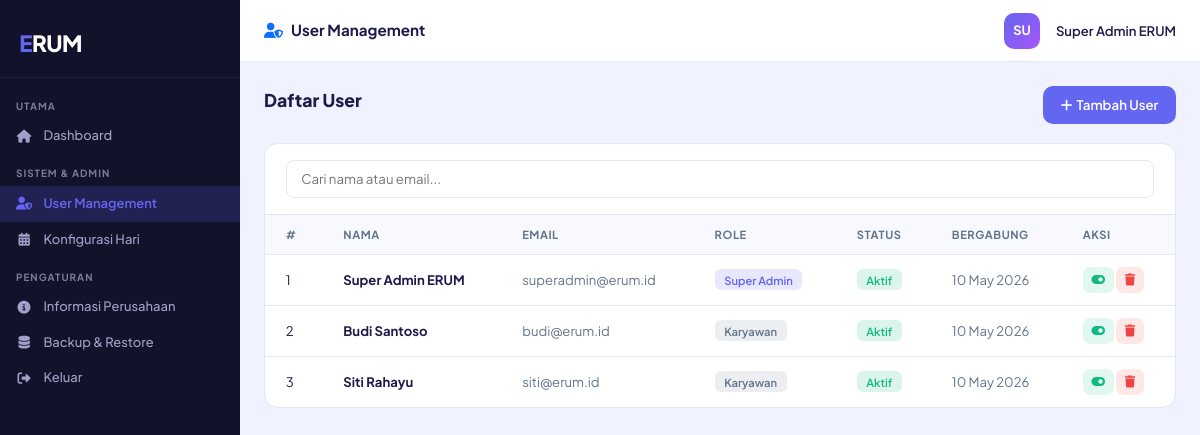
The app's page /api/user_management.php (signed in) with its own data.
### tables this page shows
CREATE TABLE IF NOT EXISTS users (
    id          BIGINT       NOT NULL AUTO_INCREMENT,
    nama        VARCHAR(100) NOT NULL,
    email       VARCHAR(150) NOT NULL UNIQUE,
    password    VARCHAR(255) NOT NULL,
    role        ENUM('superadmin','user') NOT NULL DEFAULT 'user',
    status      ENUM('aktif','nonaktif') NOT NULL DEFAULT 'aktif',
    foto        VARCHAR(255) DEFAULT NULL,
    telepon     VARCHAR(20)  DEFAULT NULL,
    created_at  DATETIME     NOT NULL DEFAULT CURRENT_TIMESTAMP,
    updated_at  DATETIME     NOT NULL DEFAULT CURRENT_TIMESTAMP ON UPDATE CURRENT_TIMESTAMP,
    PRIMARY KEY (id),
    KEY idx_email (email),
    KEY idx_role  (role),
    KEY idx_status (status)
);

### api/user_management.php (the view, shortened to what this page needs)
<?php
$db = getDB();
$adminNama = $_SESSION['nama'];
?>
<!DOCTYPE html>
<html lang="id">
<head>
  <link href="https://cdnjs.cloudflare.com/ajax/libs/bootstrap/5.3.2/css/bootstrap.min.css" rel="stylesheet"/>
  <link href="https://cdnjs.cloudflare.com/ajax/libs/font-awesome/6.5.0/css/all.min.css" rel="stylesheet"/>
</head>
<body>
<aside class="sidebar">
  <div class="sidebar-logo"><div class="brand"><span class="e">E</span><span class="rum">RUM</span></div></div>
  <div class="nav-label">Utama</div>
  <a class="nav-item" href="dashboard_admin.php"><i class="fa fa-house fa-fw"></i>Dashboard</a>
  <div class="nav-label">Sistem & Admin</div>
  <a class="nav-item active" href="user_management.php"><i class="fa fa-user-shield fa-fw"></i>User Management</a>
  <a class="nav-item" href="konfigurasi_hari.php"><i class="fa fa-calendar-days fa-fw"></i>Konfigurasi Hari</a>
  <div class="nav-label">Pengaturan</div>
  <a class="nav-item" href="informasi_perusahaan.php"><i class="fa fa-circle-info fa-fw"></i>Informasi Perusahaan</a>
  <a class="nav-item" href="backup.php"><i class="fa fa-database fa-fw"></i>Backup & Restore</a>
  <a class="nav-item" href="logout.php"><i class="fa fa-right-from-bracket fa-fw"></i>Keluar</a>
</aside>
<div class="main-wrap">
  <header class="topbar">
    <div class="topbar-title"><i class="fa fa-user-shield me-2 text-primary"></i>User Management</div>
    <div class="avatar"><?= strtoupper(substr($adminNama,0,2)) ?></div>
    <span style="font-size:.82rem;font-weight:600"><?= htmlspecialchars($adminNama) ?></span>
  </header>
  <main class="main-content">
    <div class="page-header">
      <h4>Daftar User</h4>
      <button class="btn-add" id="btnAddUser"><i class="fa fa-plus me-1"></i>Tambah User</button>
    </div>
    <div class="table-card">
      <div class="search-bar">
        <input type="text" class="search-input" id="searchUser" placeholder="Cari nama atau email..."/>
      </div>
      <table>
        <thead><tr><th>#</th><th>Nama</th><th>Email</th><th>Role</th><th>Status</th><th>Bergabung</th><th>Aksi</th></tr></thead>
        <tbody id="userTbl">
          <?php
          $users = $db->query("SELECT id,nama,email,role,status,created_at FROM users ORDER BY created_at DESC")->fetchAll();
          foreach($users as $i=>$u):
          $rClass = $u['role']==='superadmin' ? 'badge-sa' : 'badge-user';
          $rLabel = $u['role']==='superadmin' ? 'Super Admin' : 'Karyawan';
          $sClass = $u['status']==='aktif' ? 'badge-aktif' : 'badge-nonaktif';
          ?>
          <tr>
            <td><?= $i+1 ?></td>
            <td><strong><?= htmlspecialchars($u['nama']) ?></strong></td>
            <td style="color:#64748b"><?= htmlspecialchars($u['email']) ?></td>
            <td><span class="badge-role <?= $rClass ?>"><?= $rLabel ?></span></td>
            <td><span class="badge-role <?= $sClass ?>" id="status-<?= $u['id'] ?>"><?= ucfirst($u['status']) ?></span></td>
            <td style="color:#64748b"><?= date('d M Y',strtotime($u['created_at'])) ?></td>
            <td>
              <button class="btn-sm-act btn-toggle" onclick="toggleStatus(<?= $u['id'] ?>)"><i class="fa fa-toggle-on"></i></button>
              <button class="btn-sm-act btn-del" onclick="deleteUser(<?= $u['id'] ?>, '<?= addslashes($u['nama']) ?>')"><i class="fa fa-trash"></i></button>
            </td>
          </tr>
          <?php endforeach; ?>
        </tbody>
      </table>
    </div>
  </main>
</div>
</body>
</html>

### api/user_management.php (style rules this page uses)
:root { --primary:#6366f1; --accent:#10b981; --main-bg:#f0f2ff; --card-bg:#fff; --text:#1e1b4b; --text-muted:#64748b; --border:#e2e8f0; --sidebar-bg:#12122a; --sidebar-w:240px; }
* { box-sizing:border-box; margin:0; padding:0; }
body { font-family:'Plus Jakarta Sans',sans-serif; background:var(--main-bg); color:var(--text); min-height:100vh; display:flex; }
.sidebar { width:var(--sidebar-w); min-height:100vh; background:var(--sidebar-bg); position:fixed; top:0; left:0; z-index:100; padding:1.2rem 0; }
.sidebar-logo { padding:.5rem 1.2rem 1rem; border-bottom:1px solid rgba(255,255,255,.06); margin-bottom:.5rem; }
.brand { font-weight:800; font-size:1.4rem; letter-spacing:-0.5px; }
.brand .e { color:var(--primary); }
.brand .rum { color:#fff; }
.nav-label { font-size:.62rem; font-weight:700; letter-spacing:.1em; text-transform:uppercase; color:#7c7ca0; padding:.8rem 1rem .3rem; }
.nav-item { display:flex; align-items:center; gap:.7rem; padding:.5rem 1rem; color:#a0a0c8; text-decoration:none; font-size:.81rem; font-weight:500; transition:.2s; }
.nav-item.active { background:rgba(99,102,241,.2); color:var(--primary); font-weight:600; }
.main-wrap { margin-left:var(--sidebar-w); flex:1; }
.topbar { height:62px; background:var(--card-bg); border-bottom:1px solid var(--border); display:flex; align-items:center; padding:0 1.5rem; gap:1rem; position:sticky; top:0; z-index:50; }
.topbar-title { flex:1; font-weight:700; font-size:.95rem; }
.avatar { width:36px; height:36px; border-radius:10px; background:linear-gradient(135deg,var(--primary),#a855f7); display:flex; align-items:center; justify-content:center; color:#fff; font-weight:700; font-size:.8rem; }
.main-content { padding:1.5rem; }
.page-header { display:flex; align-items:center; justify-content:space-between; margin-bottom:1.2rem; }
.page-header h4 { font-size:1.1rem; font-weight:800; }
.btn-add { background:var(--primary); color:#fff; border:none; border-radius:10px; padding:.55rem 1.1rem; font-family:inherit; font-size:.83rem; font-weight:600; cursor:pointer; transition:.2s; }
.table-card { background:var(--card-bg); border-radius:14px; border:1px solid var(--border); overflow:hidden; }
.search-bar { padding:1rem 1.3rem; border-bottom:1px solid var(--border); display:flex; gap:.7rem; }
.search-input { flex:1; border:1px solid var(--border); border-radius:8px; padding:.5rem .9rem; font-family:inherit; font-size:.83rem; outline:none; }
table { width:100%; border-collapse:collapse; }
thead th { padding:.7rem 1.3rem; font-size:.7rem; font-weight:700; text-transform:uppercase; letter-spacing:.05em; color:var(--text-muted); background:#f8f9ff; border-bottom:1px solid var(--border); }
tbody td { padding:.75rem 1.3rem; font-size:.82rem; border-bottom:1px solid var(--border); }
tbody tr:last-child td { border-bottom:none; }
.badge-role { padding:.22rem .6rem; border-radius:6px; font-size:.7rem; font-weight:600; }
.badge-sa { background:rgba(99,102,241,.15); color:var(--primary); }
.badge-user { background:rgba(100,116,139,.12); color:#64748b; }
.badge-aktif { background:rgba(16,185,129,.15); color:#10b981; }
.btn-sm-act { border:none; border-radius:7px; padding:.25rem .55rem; font-size:.75rem; cursor:pointer; font-family:inherit; font-weight:600; transition:.2s; }
.btn-toggle { background:rgba(16,185,129,.12); color:#10b981; }
.btn-del { background:rgba(239,68,68,.12); color:#ef4444; }

### records on screen
users: nama "Super Admin ERUM", email "superadmin@erum.id", role "Super Admin", status "Aktif", created_at "10 May 2026"
users: nama "Budi Santoso", email "budi@erum.id", role "Karyawan", status "Aktif", created_at "10 May 2026"
users: nama "Siti Rahayu", email "siti@erum.id", role "Karyawan", status "Aktif", created_at "10 May 2026"

### other values on screen
substr($adminNama,0,2) "SU"
$adminNama "Super Admin ERUM"
